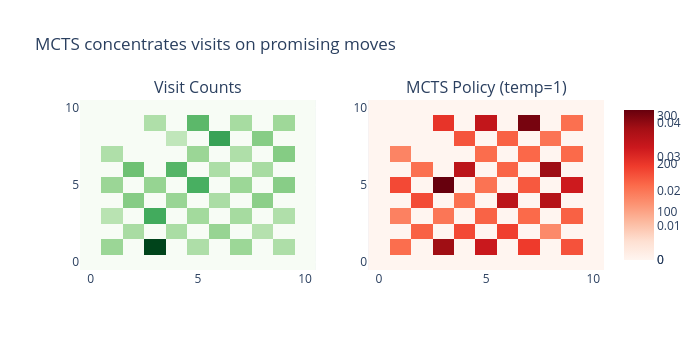

The cell this chart's notebook holds for it:
### Code cell
game = Bridgit(board_config)
game.make_move(schema.Move(row=1, col=1))
game.make_move(schema.Move(row=2, col=2))
game.make_move(schema.Move(row=3, col=3))

# MCTS search
visit_counts = mcts._search(game).visit_counts()
mcts_probs = mcts.get_action_probs(game, temperature=1.0)

fig = make_subplots(rows=1, cols=2, subplot_titles=["Visit Counts", "MCTS Policy (temp=1)"])

fig.add_trace(go.Heatmap(z=np.flipud(visit_counts), colorscale="Greens", showscale=True), row=1, col=1)
fig.add_trace(go.Heatmap(z=np.flipud(mcts_probs), colorscale="Reds", showscale=True), row=1, col=2)

fig.update_layout(width=700, height=350, title="MCTS concentrates visits on promising moves")
fig.show()

# # Print top moves
# print(f"Player: {game.current_player.name}, moves_left: {game.moves_left_in_turn}")
# print(f"\nTop 5 moves by visit count:")
# legal_actions = np.nonzero(gw.get_valid_moves_mask(game))[0]
# sorted_actions = sorted(legal_actions, key=lambda a: visit_counts[a], reverse=True)
# for a in sorted_actions[:5]:
#     r, c = gw.action_to_move(a)
#     print(f"  ({r},{c})  visits={int(visit_counts[a]):3d}  prob={mcts_probs[a]:.3f}")

### Figure 1 — Plotly figure (JSON) as saved in the notebook; plotly's stock layout.template omitted (floating-point values rounded to 4 significant figures)
{"data": [{"colorscale": [[0, "rgb(247,252,245)"], [0.125, "rgb(229,245,224)"], [0.25, "rgb(199,233,192)"], [0.375, "rgb(161,217,155)"], [0.5, "rgb(116,196,118)"], [0.625, "rgb(65,171,93)"], [0.75, "rgb(35,139,69)"], [0.875, "rgb(0,109,44)"], [1, "rgb(0,68,27)"]], "showscale": true, "type": "heatmap", "xaxis": "x", "yaxis": "y", "z": [[0.0, 0.0, 0.0, 0.0, 0.0, 0.0, 0.0, 0.0, 0.0, 0.0, 0.0], [0.0, 123.0, 0.0, 313.0, 0.0, 104.0, 0.0, 122.0, 0.0, 104.0, 0.0], [0.0, 0.0, 109.0, 0.0, 108.0, 0.0, 126.0, 0.0, 97.0, 0.0, 0.0], [0.0, 93.0, 0.0, 195.0, 0.0, 115.0, 0.0, 112.0, 0.0, 102.0, 0.0], [0.0, 0.0, 141.0, 0.0, 124.0, 0.0, 107.0, 0.0, 136.0, 0.0, 0.0], [0.0, 123.0, 0.0, 127.0, 0.0, 190.0, 0.0, 122.0, 0.0, 139.0, 0.0], [0.0, 0.0, 161.0, 0.0, 180.0, 0.0, 106.0, 0.0, 110.0, 0.0, 0.0], [0.0, 103.0, 0.0, 0.0, 0.0, 123.0, 0.0, 103.0, 0.0, 142.0, 0.0], [0.0, 0.0, 0.0, 0.0, 85.0, 0.0, 207.0, 0.0, 140.0, 0.0, 0.0], [0.0, 0.0, 0.0, 103.0, 0.0, 175.0, 0.0, 111.0, 0.0, 119.0, 0.0], [0.0, 0.0, 0.0, 0.0, 0.0, 0.0, 0.0, 0.0, 0.0, 0.0, 0.0]]}, {"colorscale": [[0, "rgb(255,245,240)"], [0.125, "rgb(254,224,210)"], [0.25, "rgb(252,187,161)"], [0.375, "rgb(252,146,114)"], [0.5, "rgb(251,106,74)"], [0.625, "rgb(239,59,44)"], [0.75, "rgb(203,24,29)"], [0.875, "rgb(165,15,21)"], [1, "rgb(103,0,13)"]], "showscale": true, "type": "heatmap", "xaxis": "x2", "yaxis": "y2", "z": [[0.0, 0.0, 0.0, 0.0, 0.0, 0.0, 0.0, 0.0, 0.0, 0.0, 0.0], [0.0, 0.0212, 0.0, 0.0386, 0.0, 0.033, 0.0, 0.0274, 0.0, 0.0246, 0.0], [0.0, 0.0, 0.0228, 0.0, 0.0256, 0.0, 0.0268, 0.0, 0.0174, 0.0, 0.0], [0.0, 0.0186, 0.0, 0.0202, 0.0, 0.0226, 0.0, 0.0218, 0.0, 0.0228, 0.0], [0.0, 0.0, 0.0254, 0.0, 0.021, 0.0, 0.0348, 0.0, 0.0358, 0.0, 0.0], [0.0, 0.0256, 0.0, 0.0436, 0.0, 0.0206, 0.0, 0.0238, 0.0, 0.0324, 0.0], [0.0, 0.0, 0.021, 0.0, 0.0348, 0.0, 0.0224, 0.0, 0.0388, 0.0, 0.0], [0.0, 0.0182, 0.0, 0.0, 0.0, 0.0214, 0.0, 0.022, 0.0, 0.0218, 0.0], [0.0, 0.0, 0.0, 0.0, 0.0244, 0.0, 0.0228, 0.0, 0.0204, 0.0, 0.0], [0.0, 0.0, 0.0, 0.0284, 0.0, 0.034, 0.0, 0.0422, 0.0, 0.021, 0.0], [0.0, 0.0, 0.0, 0.0, 0.0, 0.0, 0.0, 0.0, 0.0, 0.0, 0.0]]}], "layout": {"annotations": [{"font": {"size": 16}, "showarrow": false, "text": "Visit Counts", "x": 0.225, "xanchor": "center", "xref": "paper", "y": 1, "yanchor": "bottom", "yref": "paper"}, {"font": {"size": 16}, "showarrow": false, "text": "MCTS Policy (temp=1)", "x": 0.775, "xanchor": "center", "xref": "paper", "y": 1, "yanchor": "bottom", "yref": "paper"}], "height": 350, "title": {"text": "MCTS concentrates visits on promising moves"}, "width": 700, "xaxis": {"anchor": "y", "domain": [0, 0.45]}, "xaxis2": {"anchor": "y2", "domain": [0.55, 1]}, "yaxis": {"anchor": "x", "domain": [0, 1]}, "yaxis2": {"anchor": "x2", "domain": [0, 1]}}}
